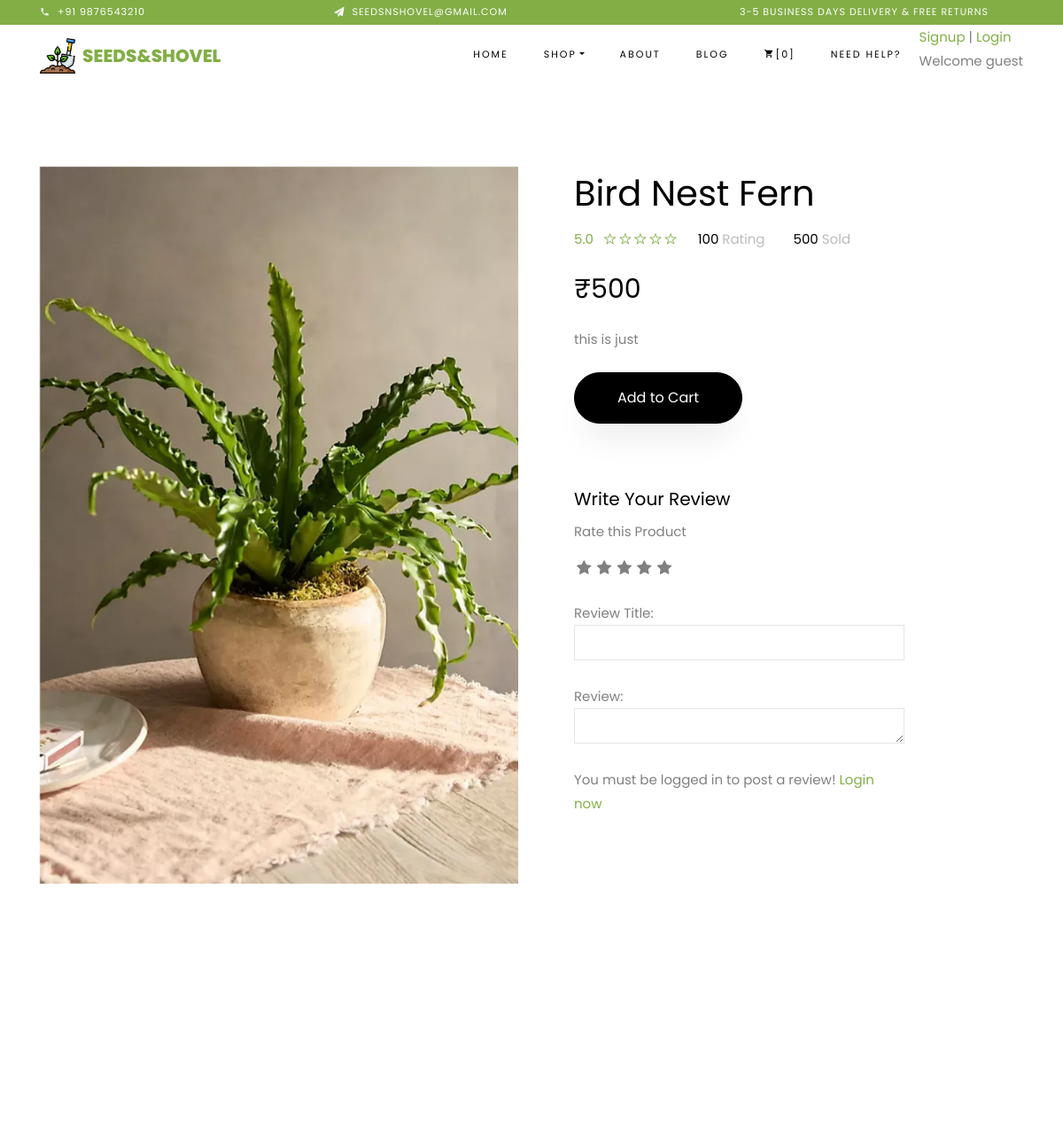
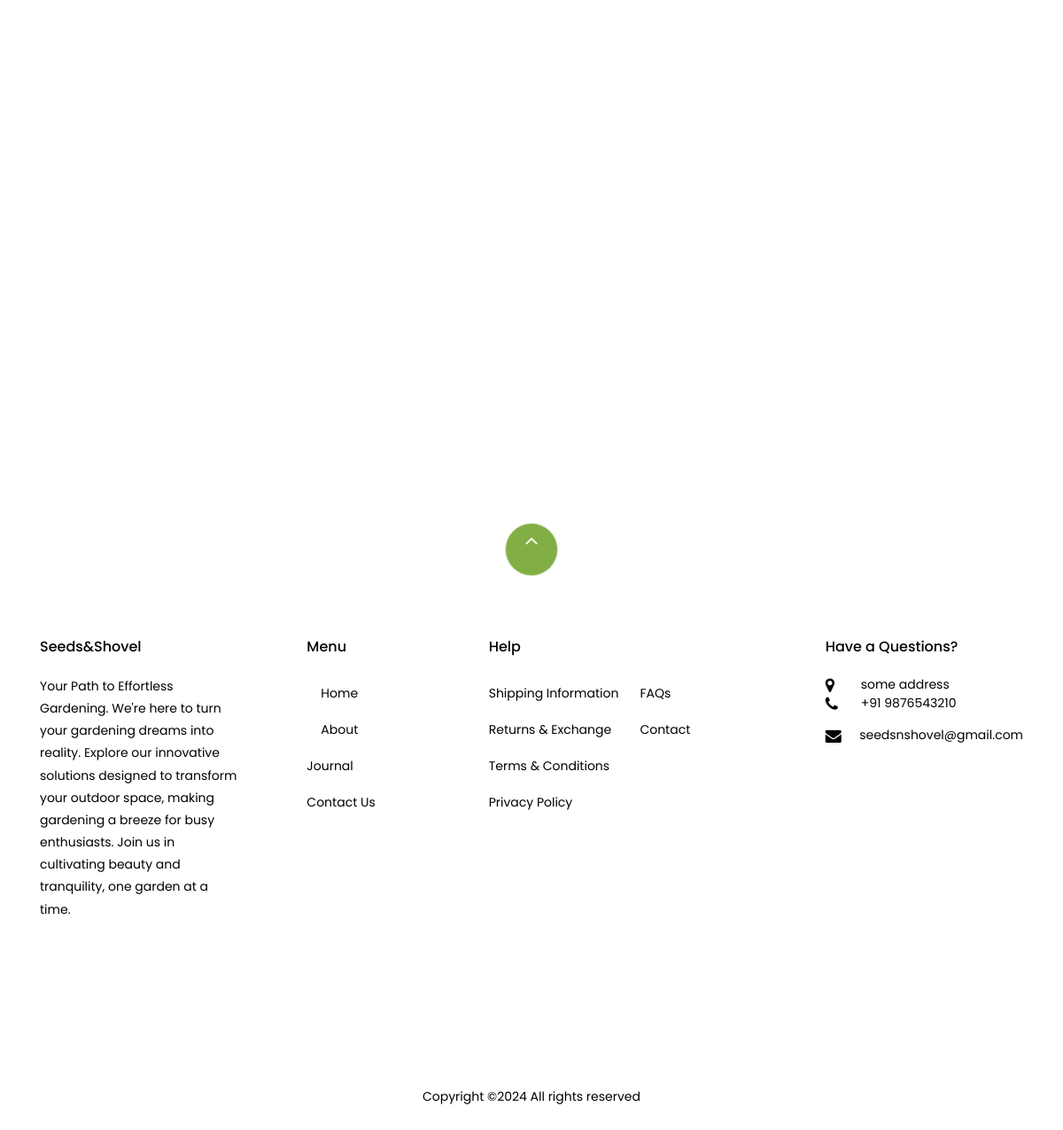
The app's page /store/plants/bird-nest-fern/ with its own data (2 pictures, top to bottom).
### store/models.py (models this page shows, shortened)
class Product(models.Model):
    product_name = models.CharField(max_length=200, unique=True)
    slug = models.SlugField(max_length=200, unique=True)
    description = models.TextField(max_length=500, blank=True)
    price = models.IntegerField()
    images = models.ImageField(upload_to='photos/products')
    stock = models.IntegerField()
    is_available = models.BooleanField(default=True)
    category = models.ForeignKey(Category, on_delete=models.CASCADE)
    created_date = models.DateTimeField(auto_now_add=True)
    modified_date = models.DateTimeField(auto_now=True)

### store/views.py (the view)
# urls.py: path('<slug:category_slug>/<slug:product_slug>/', views.product_detail, name='product_detail'),
def product_detail(request, category_slug, product_slug):
    single_product = get_object_or_404(Product, category__slug=category_slug, slug=product_slug)
    in_cart = CartItem.objects.filter(cart__cart_id=_cart_id(request), product=single_product).exists()
    related_products = Product.objects.filter(category=single_product.category).exclude(slug=product_slug)
    context = {
        'single_product': single_product,
        'in_cart': in_cart,
        'related_products': related_products,
    }
    return render(request, 'store/product_detail.html', context)

### carts/context_processors.py (called while the page is built)
def counter(request):
    cart_count = 0
    if 'admin' in request.path:
        return {}
    else:
        try:
            cart = Cart.objects.filter(cart_id=_cart_id(request))
            if request.user.is_authenticated:
                cart_items = CartItem.objects.all().filter(user=request.user)
            else:
                cart_items = CartItem.objects.all().filter(cart=cart[:1])
            for cart_item in cart_items:
                cart_count += cart_item.quantity
        except Cart.DoesNotExist:
            cart_count = 0
    return dict(cart_count = cart_count)

### carts/views.py (called while the page is built)
def _cart_id(request):
    cart = request.session.session_key
    if not cart:
        cart = request.session.create()
    return cart

### category/context_processors.py (called while the page is built)
def menu_links(request):
    links = Category.objects.all()
    return dict(links=links)

### category/models.py (called while the page is built)
    def get_url(self):
        return reverse('products_by_category', args=[self.slug])

### templates/store/product_detail.html (shortened to what this page needs)
{% extends 'base.html' %}
{% load static %}
{% block content %}
  <section class="ftco-section">
      <div class="container">
          <div class="row">
              <div class="col-lg-6 mb-5 ftco-animate">
                  <a href="#" class="image-popup"><img src="{{ single_product.images.url }}" class="img-fluid"></a>
              </div>
              <div class="col-lg-6 product-details pl-md-5 ftco-animate">
                  <h1>{{ single_product.product_name }}</h1>
                  <div class="rating d-flex">
                          <p class="text-left mr-4">
                              <a href="#" class="mr-2">5.0</a>
                              <a href="#"><span class="ion-ios-star-outline"></span></a>
                              <a href="#"><span class="ion-ios-star-outline"></span></a>
                              <a href="#"><span class="ion-ios-star-outline"></span></a>
                              <a href="#"><span class="ion-ios-star-outline"></span></a>
                              <a href="#"><span class="ion-ios-star-outline"></span></a>
                          </p>
                          <p class="text-left mr-4">
                              <a href="#" class="mr-2" style="color: #000;">100 <span style="color: #bbb;">Rating</span></a>
                          </p>
                          <p class="text-left">
                              <a href="#" class="mr-2" style="color: #000;">500 <span style="color: #bbb;">Sold</span></a>
                          </p>
                      </div>
                  <p class="price"><span>&#8377;{{ single_product.price }}</span></p>
                  <p>{{ single_product.description }}  </p>
            {% if single_product.stock <= 0 %}
                <h5 class="btn btn-outline-danger">Out of Stock</h5>
            {% else %}
            {% if in_cart  %}
            <h3>Already Added to Cart</h3>
            <p><a href="{% url 'cart'%}" class="btn btn-black py-3 px-5">View Cart</a></p>
            {% else %}
            <p><a href="{% url 'add_cart' single_product.id %}" class="btn btn-black py-3 px-5">Add to Cart</a></p>
            {% endif %}
                {% endif %}
                <br><br>
                <div class="row">
                    <div class="col-md-9">
                        <form action="{% url 'submit_review' single_product.id %}" method="POST">
                            <h5>Write Your Review</h5>
                <div>
                    <label>Rate this Product</label><br>
                    <div class="rate">
                        <input type="radio" name="rating" id="rating10" value="5" required /><label for="rating10" title="5"></label>
                        <input type="radio" name="rating" id="rating8" value="4" required /><label for="rating8" title="4"></label>
                        <input type="radio" name="rating" id="rating6" value="3" required /><label for="rating6" title="3"></label>
                        <input type="radio" name="rating" id="rating4" value="2" required /><label for="rating4" title="2"></label>
                        <input type="radio" name="rating" id="rating2" value="1" required /><label for="rating2" title="1"></label>
                    </div>
                    <br>
                    Review Title:
                    <input type="text" class="form-control" name="subject">
                    <br>
                    Review:
                    <textarea name="review" rows="4" class="form-control"></textarea>
                    <br>
                    {% if user.is_authenticated %}
                    <input type="submit" value="Submit Review" class="btn btn-primary">
                    {% else %}
                    <p>You must be logged in to post a review! <span><a href="{% url 'login' %}">Login now</a></span></p>
                    {% endif %}
                </div>
            </form>
        <br>
            </div>
        </div>
        </div>
          </div>
      </div>
  </section>
  <section class="ftco-section">
      <div class="container">
              <div class="row justify-content-center mb-3 pb-3">
      </div>
      </div>
      <div class="container">
          <div class="row">
          </div>
      </div>
  </section>
{% endblock %}

### seedshovel/static/css/custom.css (style rules this page uses)
.rate { display: inline-block; border: 0; }
.rate > label { float: right; }
.rate > label:before { display: inline-block; font-size: 1.1rem; font-family: FontAwesome; content: "\f005"; margin: 0; padding: 0.3rem .2rem; cursor: pointer; }

### records on screen
Product: images (picture), product_name "Bird Nest Fern", price "500", description "this is just"

### other values on screen
{{ cart_count }} "0"
